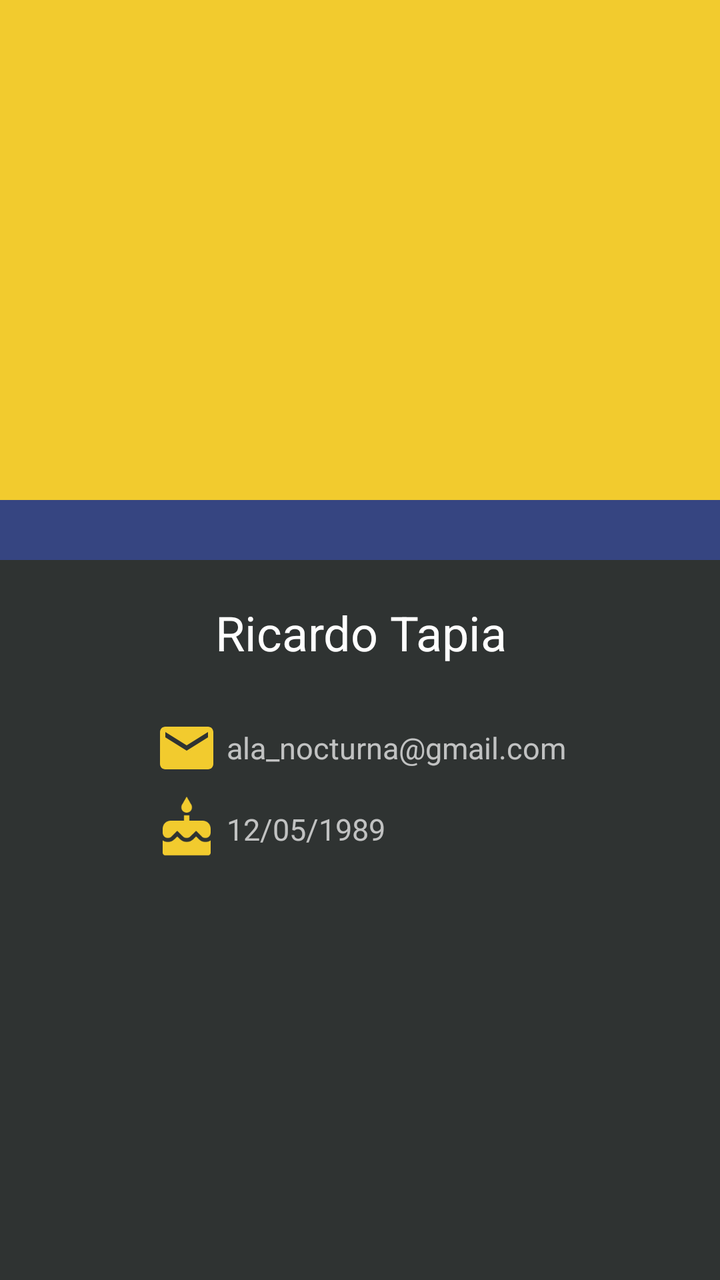
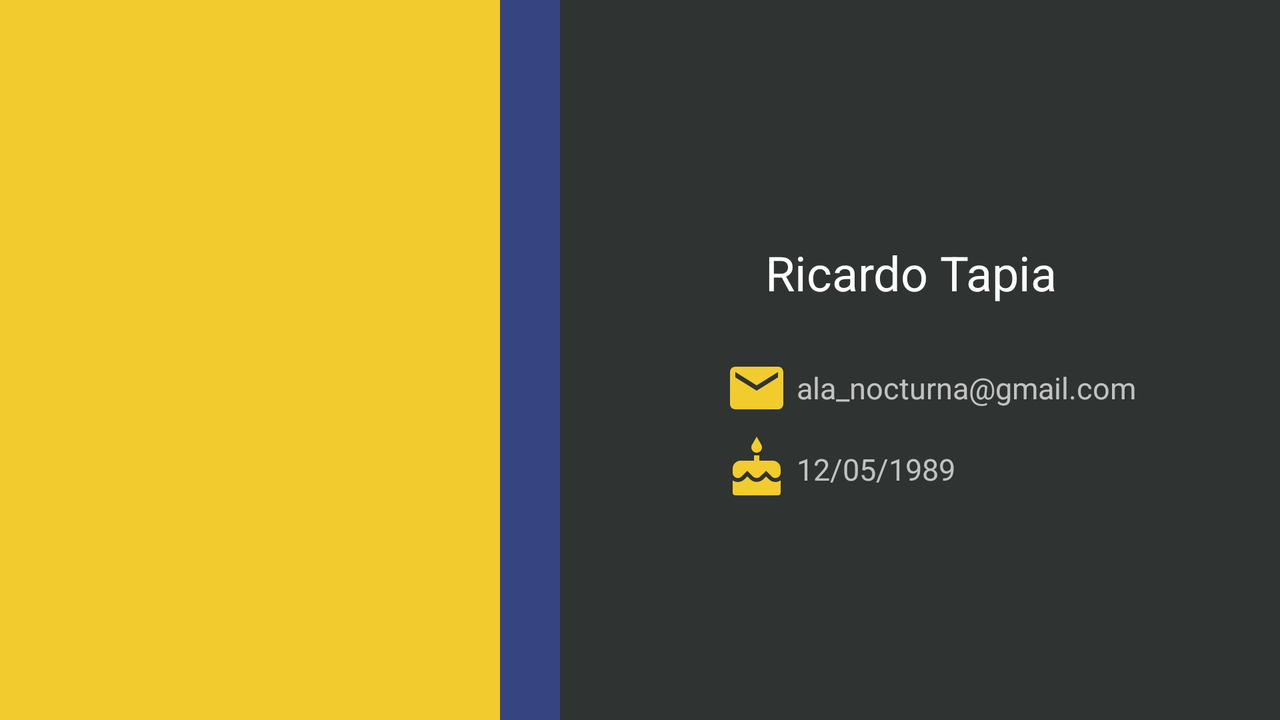

Two renders of one Android screen. The first uses the default layout on a phone; the second uses the alternative layout the repository ships for a different screen configuration, on a matching device. The two XML files are below.
<!-- AndroidManifest.xml: application theme AppTheme -->
<!-- res/layout/content_account.xml -->
<?xml version="1.0" encoding="utf-8"?>
<android.support.constraint.ConstraintLayout
        xmlns:android="http://schemas.android.com/apk/res/android"
        xmlns:tools="http://schemas.android.com/tools"
        xmlns:app="http://schemas.android.com/apk/res-auto"
        android:layout_width="match_parent"
        android:layout_height="match_parent"
        android:layout_gravity="center_vertical"
        tools:showIn="@layout/activity_account"
        tools:context="com.example.kitto.ui.AccountActivity">
    <android.support.constraint.ConstraintLayout
            android:id="@+id/header_container"
            android:layout_width="match_parent"
            android:layout_height="250dp"
            android:background="@color/colorAccent"
            app:layout_constraintTop_toTopOf="parent">
        <ImageView
                android:id="@+id/profile_picture"
                android:layout_width="230dp"
                android:layout_height="230dp"
                app:layout_constraintTop_toTopOf="parent"
                app:layout_constraintLeft_toLeftOf="parent"
                app:layout_constraintRight_toRightOf="parent"
                app:layout_constraintBottom_toBottomOf="parent"/>

    </android.support.constraint.ConstraintLayout>
    <FrameLayout
            android:id="@+id/blue_bar"
            android:layout_width="match_parent"
            android:layout_height="30dp"
            android:background="@color/colorPrimary"
            app:layout_constraintTop_toBottomOf="@id/header_container"/>

    <android.support.constraint.ConstraintLayout
            android:id="@+id/details_container"
            android:layout_width="wrap_content"
            android:layout_height="wrap_content"
            app:layout_constraintTop_toBottomOf="@id/blue_bar"
            app:layout_constraintLeft_toLeftOf="parent"
            app:layout_constraintRight_toRightOf="parent"
            android:layout_marginTop="10dp">
        <TextView
                android:id="@+id/name"
                android:layout_width="match_parent"
                android:layout_height="wrap_content"
                android:textAppearance="@style/TextAppearance.AppCompat.Headline"
                android:gravity="center"
                android:padding="10dp"
                tools:text="Ricardo Tapia"
                app:layout_constraintTop_toTopOf="parent"
                app:layout_constraintLeft_toLeftOf="parent"
                app:layout_constraintRight_toRightOf="parent"/>
        <android.support.constraint.ConstraintLayout
                android:id="@+id/email_container"
                android:layout_width="wrap_content"
                android:layout_height="wrap_content"
                android:foregroundGravity="left"
                app:layout_constraintTop_toBottomOf="@id/name"
                app:layout_constraintLeft_toLeftOf="parent"
                android:layout_marginTop="15dp">
            <ImageView
                    android:id="@+id/email_icon"
                    android:layout_width="32dp"
                    android:layout_height="33dp"
                    android:src="@drawable/ic_email_yellow_24dp"
                    app:layout_constraintTop_toTopOf="parent"
                    app:layout_constraintLeft_toLeftOf="parent"/>
            <TextView
                    android:id="@+id/email"
                    android:layout_width="wrap_content"
                    android:layout_height="wrap_content"
                    android:textSize="15sp"
                    android:textAppearance="@style/TextAppearance.AppCompat.Caption"
                    app:layout_constraintTop_toTopOf="parent"
                    app:layout_constraintLeft_toRightOf="@id/email_icon"
                    app:layout_constraintBottom_toBottomOf="parent"
                    tools:text="ala_nocturna@gmail.com"
                    android:layout_marginLeft="4dp"/>

        </android.support.constraint.ConstraintLayout>

        <android.support.constraint.ConstraintLayout
                android:id="@+id/birthday_container"
                android:layout_width="wrap_content"
                android:layout_height="wrap_content"
                android:foregroundGravity="center"
                app:layout_constraintTop_toBottomOf="@id/email_container"
                app:layout_constraintLeft_toLeftOf="parent"
                android:layout_marginTop="8dp">
            <ImageView
                    android:id="@+id/birthday_icon"
                    android:layout_width="32dp"
                    android:layout_height="32dp"
                    android:src="@drawable/ic_cake_yellow_24dp"
                    app:layout_constraintTop_toTopOf="parent"
                    app:layout_constraintLeft_toLeftOf="parent"/>
            <TextView
                    android:id="@+id/birthday"
                    android:layout_width="wrap_content"
                    android:layout_height="wrap_content"
                    android:textSize="15sp"
                    android:textAppearance="@style/TextAppearance.AppCompat.Caption"
                    app:layout_constraintTop_toTopOf="parent"
                    app:layout_constraintLeft_toRightOf="@id/birthday_icon"
                    app:layout_constraintBottom_toBottomOf="parent"
                    tools:text="12/05/1989"
                    android:layout_marginLeft="4dp" />

        </android.support.constraint.ConstraintLayout>

    </android.support.constraint.ConstraintLayout>
</android.support.constraint.ConstraintLayout>
<!-- res/layout/activity_account.xml (included above) -->
<?xml version="1.0" encoding="utf-8"?>
<android.support.design.widget.CoordinatorLayout
        xmlns:android="http://schemas.android.com/apk/res/android"
        xmlns:tools="http://schemas.android.com/tools"
        android:layout_width="match_parent"
        android:layout_height="match_parent"
        tools:context="com.example.kitto.ui.AccountActivity">
    <include layout="@layout/content_account"/>
</android.support.design.widget.CoordinatorLayout>
<!-- resources referenced by this layout -->
<resources>
  <color name="colorAccent">#f2cb2e</color>
  <color name="colorPrimary">#364581</color>
  <!-- drawable ic_cake_yellow_24dp (drawable) -->
  <vector android:height="24dp" android:tint="#F2CB2E"
      android:viewportHeight="24.0" android:viewportWidth="24.0"
      android:width="24dp" xmlns:android="http://schemas.android.com/apk/res/android">
      <path android:fillColor="#FF000000" android:pathData="M12,6c1.11,0 2,-0.9 2,-2 0,-0.38 -0.1,-0.73 -0.29,-1.03L12,0l-1.71,2.97c-0.19,0.3 -0.29,0.65 -0.29,1.03 0,1.1 0.9,2 2,2zM16.6,15.99l-1.07,-1.07 -1.08,1.07c-1.3,1.3 -3.58,1.31 -4.89,0l-1.07,-1.07 -1.09,1.07C6.75,16.64 5.88,17 4.96,17c-0.73,0 -1.4,-0.23 -1.96,-0.61L3,21c0,0.55 0.45,1 1,1h16c0.55,0 1,-0.45 1,-1v-4.61c-0.56,0.38 -1.23,0.61 -1.96,0.61 -0.92,0 -1.79,-0.36 -2.44,-1.01zM18,9h-5L13,7h-2v2L6,9c-1.66,0 -3,1.34 -3,3v1.54c0,1.08 0.88,1.96 1.96,1.96 0.52,0 1.02,-0.2 1.38,-0.57l2.14,-2.13 2.13,2.13c0.74,0.74 2.03,0.74 2.77,0l2.14,-2.13 2.13,2.13c0.37,0.37 0.86,0.57 1.38,0.57 1.08,0 1.96,-0.88 1.96,-1.96L20.99,12C21,10.34 19.66,9 18,9z"/>
  </vector>
  <!-- drawable ic_email_yellow_24dp (drawable) -->
  <vector android:height="24dp" android:tint="#F2CB2E"
      android:viewportHeight="24.0" android:viewportWidth="24.0"
      android:width="24dp" xmlns:android="http://schemas.android.com/apk/res/android">
      <path android:fillColor="#FF000000" android:pathData="M20,4L4,4c-1.1,0 -1.99,0.9 -1.99,2L2,18c0,1.1 0.9,2 2,2h16c1.1,0 2,-0.9 2,-2L22,6c0,-1.1 -0.9,-2 -2,-2zM20,8l-8,5 -8,-5L4,6l8,5 8,-5v2z"/>
  </vector>
  <style name="AppTheme" parent="Theme.AppCompat">
          
          <item name="colorPrimary">@color/colorPrimary</item>
          <item name="colorPrimaryDark">@color/colorPrimaryDark</item>
          <item name="colorAccent">@color/colorAccent</item>
          <item name="android:windowBackground">@color/colorBackground</item>
      </style>
  <color name="colorPrimaryDark">#1C1846</color>
  <color name="colorBackground">#2f3332</color>
</resources>
<!-- res/layout-land/content_account.xml (the repository's variant of the layout above) -->
<!-- drawn on the phone turned sideways -->
<?xml version="1.0" encoding="utf-8"?>
<android.support.constraint.ConstraintLayout
        xmlns:android="http://schemas.android.com/apk/res/android"
        xmlns:tools="http://schemas.android.com/tools"
        xmlns:app="http://schemas.android.com/apk/res-auto"
        android:layout_width="match_parent"
        android:layout_height="match_parent"
        android:layout_gravity="center_vertical"
        tools:showIn="@layout/activity_account"
        tools:context="com.example.kitto.ui.AccountActivity">
    <android.support.constraint.ConstraintLayout
            android:id="@+id/header_container"
            android:layout_width="250dp"
            android:layout_height="match_parent"
            android:background="@color/colorAccent"
            app:layout_constraintLeft_toLeftOf="parent"
            app:layout_constraintTop_toTopOf="parent">
        <ImageView
                android:id="@+id/profile_picture"
                android:layout_width="230dp"
                android:layout_height="230dp"
                app:layout_constraintTop_toTopOf="parent"
                app:layout_constraintLeft_toLeftOf="parent"
                app:layout_constraintRight_toRightOf="parent"
                app:layout_constraintBottom_toBottomOf="parent"/>
    </android.support.constraint.ConstraintLayout>
    <FrameLayout
            android:id="@+id/blue_bar"
            android:layout_width="30dp"
            android:layout_height="match_parent"
            android:background="@color/colorPrimary"
            app:layout_constraintLeft_toRightOf="@id/header_container"/>


    <android.support.constraint.ConstraintLayout
            android:id="@+id/details_container"
            android:layout_width="wrap_content"
            android:layout_height="wrap_content"
            app:layout_constraintTop_toTopOf="parent"
            app:layout_constraintLeft_toRightOf="@+id/blue_bar"
            app:layout_constraintBottom_toBottomOf="parent"
            app:layout_constraintRight_toRightOf="parent"
            android:layout_marginLeft="10dp">
        <TextView
                android:id="@+id/name"
                android:layout_width="wrap_content"
                android:layout_height="match_parent"
                android:textAppearance="@style/TextAppearance.AppCompat.Headline"
                android:gravity="center"
                android:padding="10dp"
                tools:text="Ricardo Tapia"
                app:layout_constraintTop_toTopOf="parent"
                app:layout_constraintLeft_toLeftOf="parent"
                android:layout_marginLeft="10dp"/>
        <android.support.constraint.ConstraintLayout
                android:id="@+id/email_container"
                android:layout_width="wrap_content"
                android:layout_height="wrap_content"
                android:foregroundGravity="left"
                app:layout_constraintTop_toBottomOf="@id/name"
                app:layout_constraintLeft_toLeftOf="parent"
                android:layout_marginTop="15dp">
            <ImageView
                    android:id="@+id/email_icon"
                    android:layout_width="32dp"
                    android:layout_height="33dp"
                    android:src="@drawable/ic_email_yellow_24dp"
                    app:layout_constraintTop_toTopOf="parent"
                    app:layout_constraintLeft_toLeftOf="parent"/>
            <TextView
                    android:id="@+id/email"
                    android:layout_width="wrap_content"
                    android:layout_height="wrap_content"
                    android:textSize="15sp"
                    android:textAppearance="@style/TextAppearance.AppCompat.Caption"
                    app:layout_constraintTop_toTopOf="parent"
                    app:layout_constraintLeft_toRightOf="@id/email_icon"
                    app:layout_constraintBottom_toBottomOf="parent"
                    tools:text="ala_nocturna@gmail.com"
                    android:layout_marginLeft="4dp"/>

        </android.support.constraint.ConstraintLayout>

        <android.support.constraint.ConstraintLayout
                android:id="@+id/birthday_container"
                android:layout_width="wrap_content"
                android:layout_height="wrap_content"
                android:foregroundGravity="center"
                app:layout_constraintTop_toBottomOf="@id/email_container"
                app:layout_constraintLeft_toLeftOf="parent"
                android:layout_marginTop="8dp">
            <ImageView
                    android:id="@+id/birthday_icon"
                    android:layout_width="32dp"
                    android:layout_height="32dp"
                    android:src="@drawable/ic_cake_yellow_24dp"
                    app:layout_constraintTop_toTopOf="parent"
                    app:layout_constraintLeft_toLeftOf="parent"/>
            <TextView
                    android:id="@+id/birthday"
                    android:layout_width="wrap_content"
                    android:layout_height="wrap_content"
                    android:textSize="15sp"
                    android:textAppearance="@style/TextAppearance.AppCompat.Caption"
                    app:layout_constraintTop_toTopOf="parent"
                    app:layout_constraintLeft_toRightOf="@id/birthday_icon"
                    app:layout_constraintBottom_toBottomOf="parent"
                    tools:text="12/05/1989"
                    android:layout_marginLeft="4dp" />

        </android.support.constraint.ConstraintLayout>

    </android.support.constraint.ConstraintLayout>


</android.support.constraint.ConstraintLayout>
<!-- res/layout/content_account.xml (included above) -->
<?xml version="1.0" encoding="utf-8"?>
<android.support.constraint.ConstraintLayout
        xmlns:android="http://schemas.android.com/apk/res/android"
        xmlns:tools="http://schemas.android.com/tools"
        xmlns:app="http://schemas.android.com/apk/res-auto"
        android:layout_width="match_parent"
        android:layout_height="match_parent"
        android:layout_gravity="center_vertical"
        tools:showIn="@layout/activity_account"
        tools:context="com.example.kitto.ui.AccountActivity">
    <android.support.constraint.ConstraintLayout
            android:id="@+id/header_container"
            android:layout_width="match_parent"
            android:layout_height="250dp"
            android:background="@color/colorAccent"
            app:layout_constraintTop_toTopOf="parent">
        <ImageView
                android:id="@+id/profile_picture"
                android:layout_width="230dp"
                android:layout_height="230dp"
                app:layout_constraintTop_toTopOf="parent"
                app:layout_constraintLeft_toLeftOf="parent"
                app:layout_constraintRight_toRightOf="parent"
                app:layout_constraintBottom_toBottomOf="parent"/>

    </android.support.constraint.ConstraintLayout>
    <FrameLayout
            android:id="@+id/blue_bar"
            android:layout_width="match_parent"
            android:layout_height="30dp"
            android:background="@color/colorPrimary"
            app:layout_constraintTop_toBottomOf="@id/header_container"/>

    <android.support.constraint.ConstraintLayout
            android:id="@+id/details_container"
            android:layout_width="wrap_content"
            android:layout_height="wrap_content"
            app:layout_constraintTop_toBottomOf="@id/blue_bar"
            app:layout_constraintLeft_toLeftOf="parent"
            app:layout_constraintRight_toRightOf="parent"
            android:layout_marginTop="10dp">
        <TextView
                android:id="@+id/name"
                android:layout_width="match_parent"
                android:layout_height="wrap_content"
                android:textAppearance="@style/TextAppearance.AppCompat.Headline"
                android:gravity="center"
                android:padding="10dp"
                tools:text="Ricardo Tapia"
                app:layout_constraintTop_toTopOf="parent"
                app:layout_constraintLeft_toLeftOf="parent"
                app:layout_constraintRight_toRightOf="parent"/>
        <android.support.constraint.ConstraintLayout
                android:id="@+id/email_container"
                android:layout_width="wrap_content"
                android:layout_height="wrap_content"
                android:foregroundGravity="left"
                app:layout_constraintTop_toBottomOf="@id/name"
                app:layout_constraintLeft_toLeftOf="parent"
                android:layout_marginTop="15dp">
            <ImageView
                    android:id="@+id/email_icon"
                    android:layout_width="32dp"
                    android:layout_height="33dp"
                    android:src="@drawable/ic_email_yellow_24dp"
                    app:layout_constraintTop_toTopOf="parent"
                    app:layout_constraintLeft_toLeftOf="parent"/>
            <TextView
                    android:id="@+id/email"
                    android:layout_width="wrap_content"
                    android:layout_height="wrap_content"
                    android:textSize="15sp"
                    android:textAppearance="@style/TextAppearance.AppCompat.Caption"
                    app:layout_constraintTop_toTopOf="parent"
                    app:layout_constraintLeft_toRightOf="@id/email_icon"
                    app:layout_constraintBottom_toBottomOf="parent"
                    tools:text="ala_nocturna@gmail.com"
                    android:layout_marginLeft="4dp"/>

        </android.support.constraint.ConstraintLayout>

        <android.support.constraint.ConstraintLayout
                android:id="@+id/birthday_container"
                android:layout_width="wrap_content"
                android:layout_height="wrap_content"
                android:foregroundGravity="center"
                app:layout_constraintTop_toBottomOf="@id/email_container"
                app:layout_constraintLeft_toLeftOf="parent"
                android:layout_marginTop="8dp">
            <ImageView
                    android:id="@+id/birthday_icon"
                    android:layout_width="32dp"
                    android:layout_height="32dp"
                    android:src="@drawable/ic_cake_yellow_24dp"
                    app:layout_constraintTop_toTopOf="parent"
                    app:layout_constraintLeft_toLeftOf="parent"/>
            <TextView
                    android:id="@+id/birthday"
                    android:layout_width="wrap_content"
                    android:layout_height="wrap_content"
                    android:textSize="15sp"
                    android:textAppearance="@style/TextAppearance.AppCompat.Caption"
                    app:layout_constraintTop_toTopOf="parent"
                    app:layout_constraintLeft_toRightOf="@id/birthday_icon"
                    app:layout_constraintBottom_toBottomOf="parent"
                    tools:text="12/05/1989"
                    android:layout_marginLeft="4dp" />

        </android.support.constraint.ConstraintLayout>

    </android.support.constraint.ConstraintLayout>
</android.support.constraint.ConstraintLayout>
